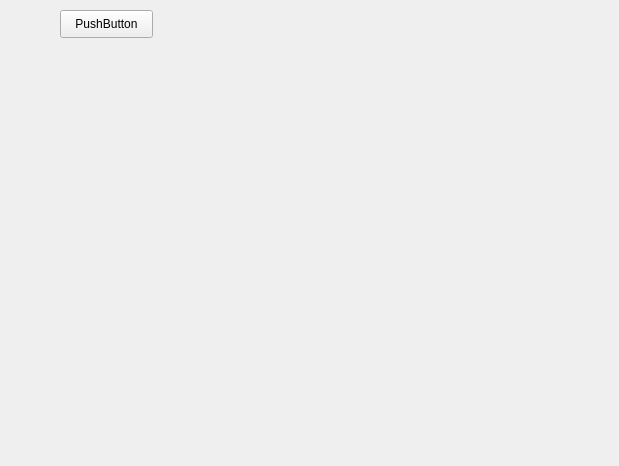
<?xml version="1.0" encoding="UTF-8"?>
<ui version="4.0">
 <class>ThirdDForm</class>
 <widget class="QWidget" name="ThirdDForm">
  <property name="geometry">
   <rect>
    <x>0</x>
    <y>0</y>
    <width>619</width>
    <height>466</height>
   </rect>
  </property>
  <property name="windowTitle">
   <string>Form</string>
  </property>
  <widget class="QPushButton" name="pushButton">
   <property name="geometry">
    <rect>
     <x>60</x>
     <y>10</y>
     <width>93</width>
     <height>28</height>
    </rect>
   </property>
   <property name="text">
    <string>PushButton</string>
   </property>
  </widget>
 </widget>
 <resources/>
 <connections/>
</ui>
